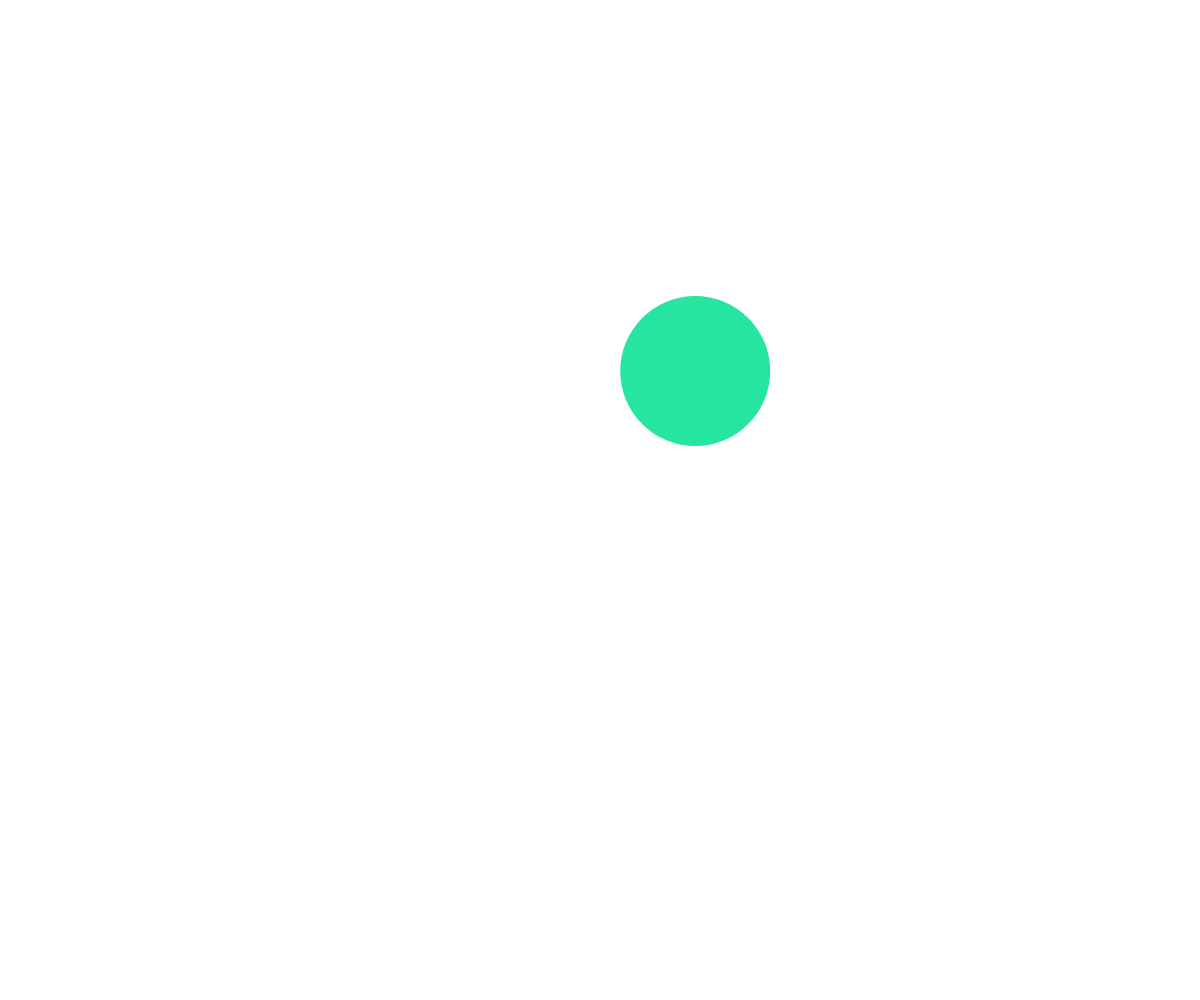
Frame 1 (no input)
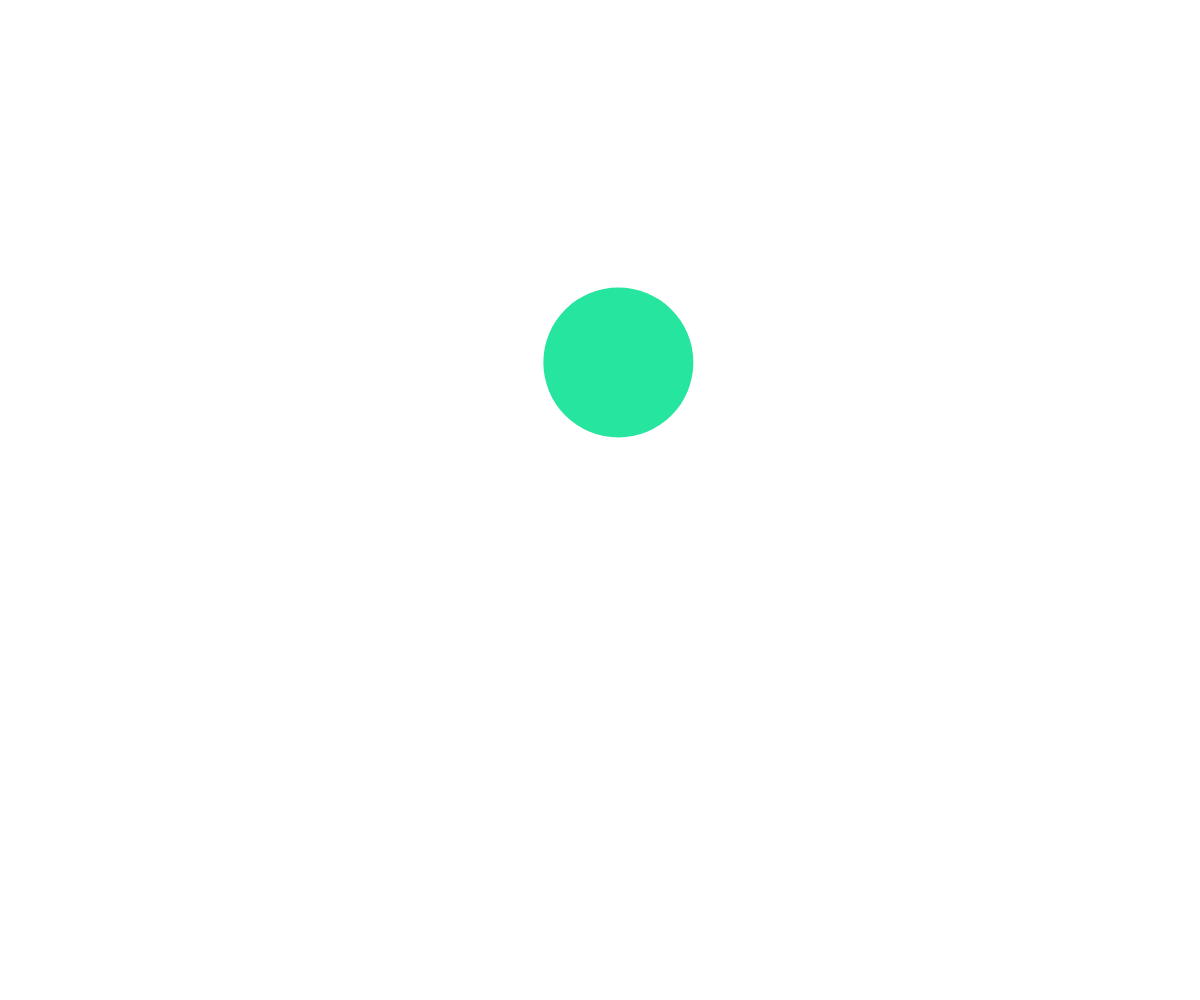
Frame 60 (no input)
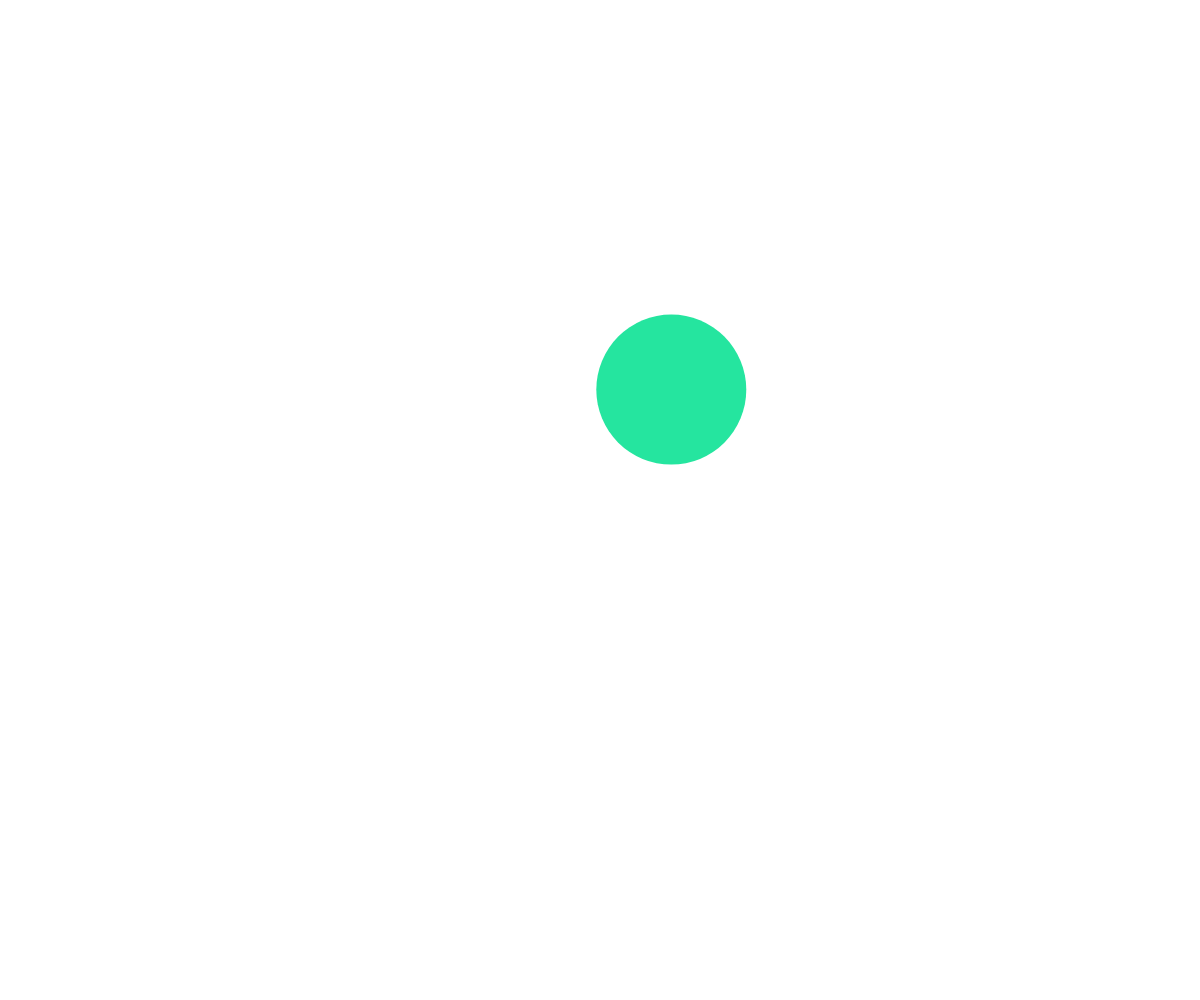
Frame 120 (the mouse pressed at the canvas centre since frame 60)

The p5.js sketch that drew these frames (run headless with seeded random() and noise() and a simulated clock; from frame 60 on, the mouse is pressed at the canvas centre):

// p5.js sketch
// ── sketch.js
let t;
let x;
let y;

function setup() {
  createCanvas(windowWidth, windowHeight);
  background(0);
  t = 0;
}

function draw() {
  background(0, 16);

  noStroke();
  fill('#25E59F');
  background('#FFFFFF');

  // incorporate the noise function, x position
  let x = width * noise(t + 15);

  // incorporate the noise function, y position
  let y = height * noise(t + 5);

  // ellipse with the variables for x and y passed in
  ellipse(x, y, 150, 150);

  // controls the noise amount
  t += 0.005;
}
